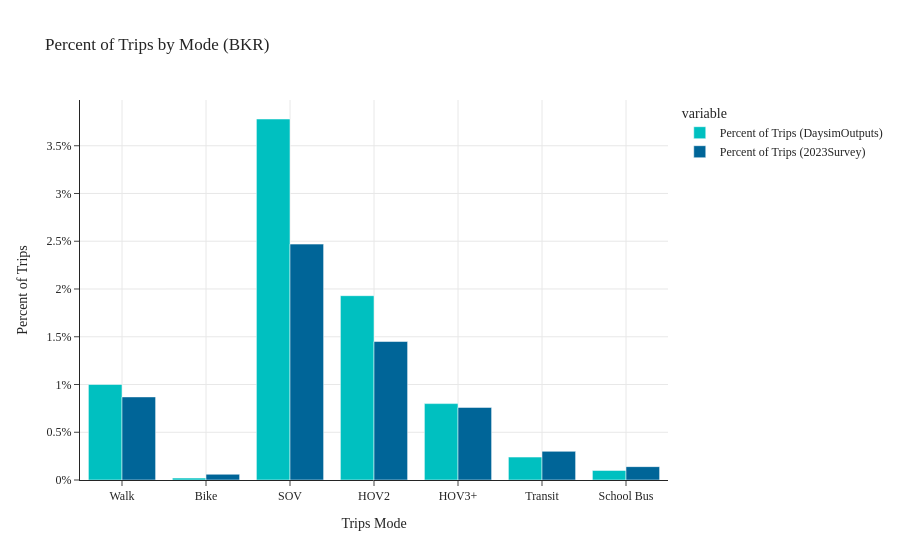

Notebook code for this chart:
### Code cell
pc_trip_by_mode(data1=data_daysim_bkr, data2=data_survey_bkr, tag='BKR')

### Figure 1 — Plotly figure (JSON) as saved in the notebook; plotly's stock layout.template omitted (floating-point values rounded to 4 significant figures)
{"data": [{"alignmentgroup": "True", "hovertemplate": "variable=Percent of Trips (DaysimOutputs)<br>Trips Mode=%{x}<br>value=%{y}<extra></extra>", "legendgroup": "Percent of Trips (DaysimOutputs)", "marker": {"color": "#00C0C0", "pattern": {"shape": ""}}, "name": "Percent of Trips (DaysimOutputs)", "offsetgroup": "Percent of Trips (DaysimOutputs)", "orientation": "v", "showlegend": true, "textposition": "auto", "type": "bar", "x": ["Walk", "Bike", "SOV", "HOV2", "HOV3+", "Transit", "School Bus"], "xaxis": "x", "y": [1.0, 0.02, 3.78, 1.93, 0.8, 0.24, 0.1], "yaxis": "y"}, {"alignmentgroup": "True", "hovertemplate": "variable=Percent of Trips (2023Survey)<br>Trips Mode=%{x}<br>value=%{y}<extra></extra>", "legendgroup": "Percent of Trips (2023Survey)", "marker": {"color": "#006598", "pattern": {"shape": ""}}, "name": "Percent of Trips (2023Survey)", "offsetgroup": "Percent of Trips (2023Survey)", "orientation": "v", "showlegend": true, "textposition": "auto", "type": "bar", "x": ["Walk", "Bike", "SOV", "HOV2", "HOV3+", "Transit", "School Bus"], "xaxis": "x", "y": [0.87, 0.06, 2.47, 1.45, 0.76, 0.3, 0.14], "yaxis": "y"}], "layout": {"barmode": "group", "legend": {"title": {"text": "variable"}, "tracegroupgap": 0}, "title": {"text": "Percent of Trips by Mode (BKR)"}, "xaxis": {"anchor": "y", "domain": [0.0, 1.0], "showgrid": true, "title": {"text": "Trips Mode"}}, "yaxis": {"anchor": "x", "domain": [0.0, 1.0], "showgrid": true, "ticksuffix": "%", "title": {"text": "Percent of Trips"}}}}
